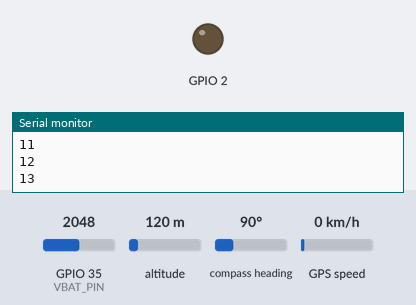
Bench run of a program on a simulated ESP32. On the bench: output pins drawn as LEDs (lit = HIGH), the last lines printed to the serial monitor. The inputs (shaded band) are chosen by the test bench; at power-on: GPIO 35 (VBAT_PIN) = 2048, altitude 120 m, compass heading 90°, GPS speed 0 km/h. The GPS gets a fix after 3 s at 37.7749, -122.4194 with 8 satellites; no radio packets arrive unless stated.

Above: at 4.23 s.
At 4.44 s:
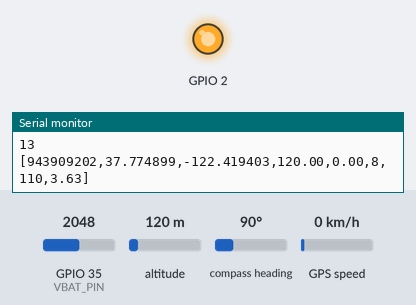
Timing chart, 0 to 7.1 s (numbered marks = the images above):
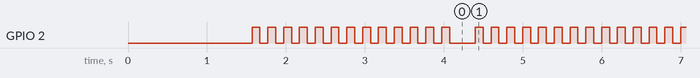

The program:

main.cpp
```cpp
#include <Arduino.h>
#include <SPI.h>
#include <LoRa.h>
#include "GPSNeo6MLibV3.h"

#define SCK     5    // GPIO5  -- SX1278's SCK
#define MISO    19   // GPIO19 -- SX1278's MISnO
#define MOSI    27   // GPIO27 -- SX1278's MOSI
#define SS      18   // GPIO18 -- SX1278's CS
#define RST     14   // GPIO14 -- SX1278's RESET
#define DI0     26   // GPIO26 -- SX1278's IRQ(Interrupt Request)

#define VBAT_PIN        35  // GPIO35 - pino para leitura da Vpp da bateria
#define BAND            915E6
#define SYN_WORD        0x00
#define DEBUG_LORAT     true

GPSNeo6MLib gps;

String strParametersGPS;
boolean isActiveGPS = false;

time_t nowTime();

unsigned int counter = 0;

String rssi = "RSSI --";
String packSize = "--";
String packet ;

void setup() {
    pinMode(2,OUTPUT);
    delay(50);


    Serial.begin(115200);
    while (!Serial);
    Serial.println();
    Serial.println("LoRa Sender Test");

    SPI.begin(SCK,MISO,MOSI,SS);
    LoRa.setPins(SS,RST,DI0);
    if (!LoRa.begin(915E6)) {
        Serial.println("Starting LoRa failed!");
        while (1);
    }
    // LoRa.onReceive(cbk);
    // LoRa.receive();
    Serial.println("init ok");

    delay(1500);

    //===========================================
    // Inicializacao do sensor GPS
    Serial.println("Inicializando GPS.....");
    if (!gps.begin()) {
        isActiveGPS = false;
    } else {
        gps.requestSync();
        isActiveGPS = true;
    }

}

void loop() {
//   display.clear();
//   display.setTextAlignment(TEXT_ALIGN_LEFT);
//   display.setFont(ArialMT_Plain_10);

//   display.drawString(0, 0, "Sending packet: ");
//   display.drawString(90, 0, String(counter));
    // Serial.println(String(counter));
    Serial.println(String(counter));
//   display.display();

    if (isActiveGPS) {
        gps.run();
        // send packet
        if (gps.isAvaliableDatas()) {

            String text = gps.getStringDataGPS(nowTime());
            Serial.println(text);

            LoRa.beginPacket();
            // LoRa.print("hello ");
            // LoRa.print(counter);
            LoRa.print(text);
            LoRa.endPacket();
        }
    }

    counter++;
    digitalWrite(2, HIGH);   // turn the LED on (HIGH is the voltage level)
    delay(100);                       // wait for a second
    digitalWrite(2, LOW);    // turn the LED off by making the voltage LOW
    delay(100);                       // wait for a second}
}

time_t nowTime(void) {
    if (isActiveGPS) {
        return gps.getUnixTime();
    }
    else {
        return millis();
    }

}
```

Measured:
- by itself, GPIO 2: repeats every 4.2 s: HIGH 0.10 s, LOW 0.33 s, 19 × (HIGH 0.10 s, LOW 0.10 s)
- by itself, everything shown: repeats every 7.3 s, in 34 steps
